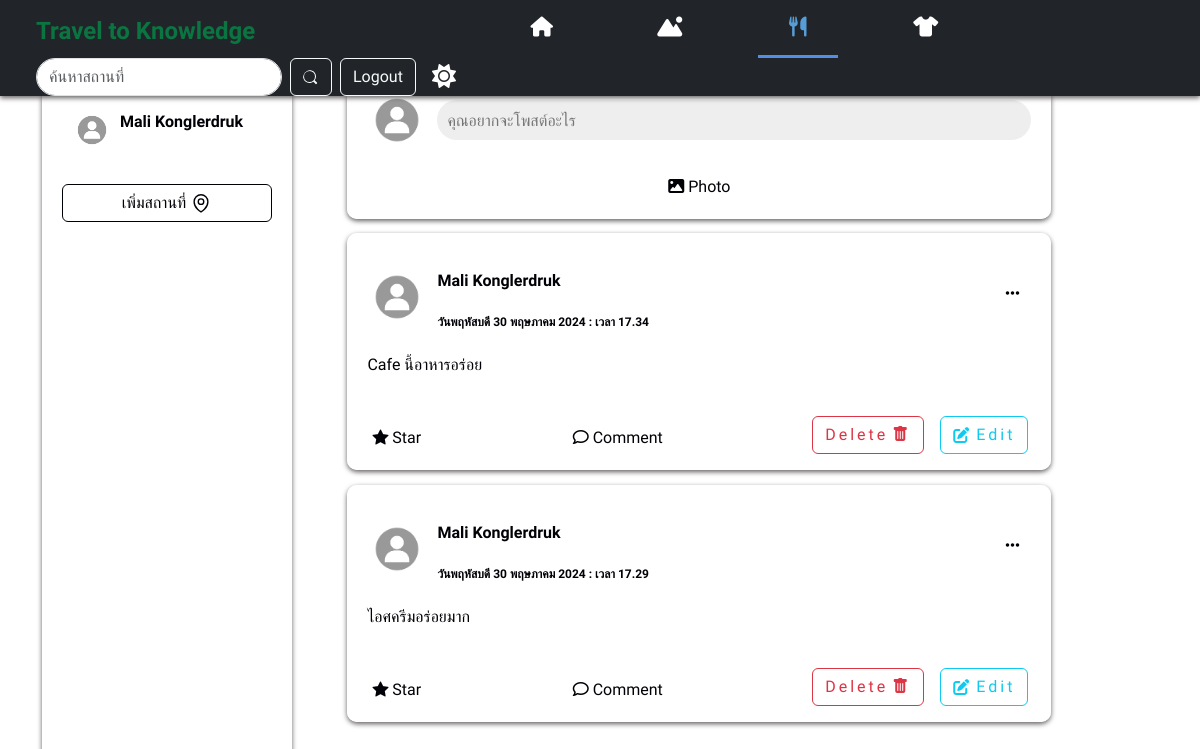
The page /foodpage.php (signed in) on the database its author committed.
### tables this page shows
CREATE TABLE `users` (
  `id` int(10) NOT NULL,
  `userid` bigint(19) NOT NULL,
  `url_address` varchar(100) NOT NULL,
  `email` varchar(255) NOT NULL,
  `password` varchar(255) NOT NULL,
  `first_name` varchar(255) NOT NULL,
  `last_name` varchar(255) NOT NULL,
  `urole` varchar(255) NOT NULL,
  `profile_image` varchar(1000) NOT NULL,
  `cover_image` varchar(1000) NOT NULL,
  `created_at` timestamp NOT NULL DEFAULT CURRENT_TIMESTAMP ON UPDATE CURRENT_TIMESTAMP
);

CREATE TABLE `posts` (
  `id` bigint(19) NOT NULL,
  `postid` bigint(19) NOT NULL,
  `user_id` bigint(19) NOT NULL,
  `post` text NOT NULL,
  `image` varchar(500) NOT NULL,
  `comments` int(11) NOT NULL,
  `category` varchar(255) DEFAULT NULL,
  `location_name` varchar(255) DEFAULT NULL,
  `likes` int(11) NOT NULL DEFAULT '0',
  `has_image` tinyint(1) NOT NULL,
  `date` timestamp NOT NULL DEFAULT CURRENT_TIMESTAMP,
  `update_date` datetime DEFAULT NULL ON UPDATE CURRENT_TIMESTAMP,
  `is_profile_image` tinyint(1) NOT NULL,
  `is_cover_image` tinyint(1) NOT NULL,
  `status` varchar(255) NOT NULL,
  `countreport` int(255) NOT NULL
);

### post.php (called while the page is built, shortened)
<?php
require_once 'config/db.php';
require_once 'user.php';
class Post
{
    public function i_own_post($postid,$user_login)
    {
        global $conn;
        $query = $conn->prepare("SELECT * FROM posts WHERE postid = :postid  LIMIT 1");
        $query->bindParam(":postid", $postid,PDO::PARAM_INT);
        $query->execute();
        $result = $query->fetch(PDO::FETCH_ASSOC);
        if(is_array($result))
        {
            if($result['user_id'] == $user_login)
            {
                return true;
            }
        }
        return false;
    }
    public function getAllPosts()
{
    global $conn;
    $query = $conn->prepare("SELECT * FROM posts ORDER BY date DESC");
    $query->execute();
    $result = $query->fetchAll(PDO::FETCH_ASSOC);
    return $result;
}
}

### user.php (called while the page is built, shortened)
<?php
require_once 'config/db.php';
class User
{
public function getUsers($id)
{
    global $conn;
    $query = $conn->prepare("SELECT * FROM users WHERE userid = :id LIMIT 1");
    $query->bindParam(":id", $id, PDO::PARAM_INT);
    $query->execute();
    $result = $query->fetch(PDO::FETCH_ASSOC);
    if ($result) {
        return $result;
    } else {
        return false;
    }
}
}
?>

### function.php (the view, shortened to what this page needs)
<?php
require_once 'autoload.php';
if (isset($_SESSION['user_login'])) {
  $user_session_id = $_SESSION['user_login'];
  $stmt = $conn->prepare("SELECT * FROM users WHERE id = :user_session_id");
  $stmt->bindParam(':user_session_id', $user_session_id);
  $stmt->execute();
  $row = $stmt->fetch(PDO::FETCH_ASSOC);
  if ($row) {
    $user_id = $row['userid'];
  } else {
    $_SESSION['error'] = 'ผู้ใช้ไม่ถูกต้อง';
    header('location: logout.php');
    exit();
  }
} else {
  $_SESSION['error'] = 'กรุณาเข้าสู่ระบบ!!';
  header('location: login.php');
  exit();
}
?>
<div class="post">
  <?php
  $image = "images/istockphoto-1337144146-612x612.jpg";
  ?>
  <div class="post-top">
    <div class="mt-2 dp">
      <img class="img-fluid col-sm-12 col-md col-lg col-xl" src="<?php echo $image ?>" type="images" alt="">
    </div>
    <div class="post-info">
      <p class="name font-weight-bolder mt-3">
        <a href="./Profilepage.php" class="nav-link">
          <?php echo $ROW_USER['first_name'] . " " . $ROW_USER['last_name'] ?>
        </a>
      </p>
      <span class="time">
        <?php
        $timestamp = strtotime($ROW['date']);
        $dayOfWeekEnglish = strftime('%A', $timestamp);
        $monthOfYearEnglish = strftime('%B', $timestamp);
        $dayOfWeekThaiMap = [
          'Sunday' => 'วันอาทิตย์',
          'Monday' => 'วันจันทร์',
          'Tuesday' => 'วันอังคาร',
          'Wednesday' => 'วันพุธ',
          'Thursday' => 'วันพฤหัสบดี',
          'Friday' => 'วันศุกร์',
          'Saturday' => 'วันเสาร์'
        ];
        $monthOfYearThaiMap = [
          'January' => 'มกราคม',
          'February' => 'กุมภาพันธ์',
          'March' => 'มีนาคม',
          'April' => 'เมษายน',
          'May' => 'พฤษภาคม',
          'June' => 'มิถุนายน',
          'July' => 'กรกฎาคม',
          'August' => 'สิงหาคม',
          'September' => 'กันยายน',
          'October' => 'ตุลาคม',
          'November' => 'พฤศจิกายน',
          'December' => 'ธันวาคม'
        ];
        $dayOfWeekThai = $dayOfWeekThaiMap[$dayOfWeekEnglish] ?? $dayOfWeekEnglish;
        $monthOfYearThai = $monthOfYearThaiMap[$monthOfYearEnglish] ?? $monthOfYearEnglish;
        $formattedDate = $dayOfWeekThai . strftime(' %e ', $timestamp) . $monthOfYearThai . strftime(' %Y : เวลา %H.%M', $timestamp);
        echo $formattedDate;
        ?>
      </span>
    </div>
    <div class="posts" data-postid="<?php echo $ROW['postid']; ?>">
      <i class="fa-solid fa-ellipsis" id="toggle-dropdown"></i>
    </div>
  </div>
  <div class="post-content">
    <?php echo $ROW['post'] ?>
    <br><br>
  </div>
  <div class="post-bottom">
    <div class="action">
      <i class="bi bi-star-fill"></i>
      <span>Star</span>
    </div>
    <div class="action">
      <i class="far fa-comment"></i>
      <span>Comment</span>
    </div>
    <div class="containericon d-flex align-content-center">
      <?php
      $post = new Post();
      if ($post->i_own_post($ROW['postid'], $user_id)) {
        echo "
        <a href='delete.php?id=$ROW[postid]'class='btn-post btn btn-outline-danger mx-2 d-flex edit-btn'>
        <div  style='font-size: 16px;'>Delete</div>
        <i class='bi bi-trash-fill  '></i>
        </a>
        <a href='edit.php?id=$ROW[postid]'class='btn-post d-flex btn btn-outline-info mx-2 edit-btn' style='text-decoration: none;'>
        <i class='fa-solid fa-pen-to-square '></i>
        <div  style='font-size: 16px;'>Edit</div>
        </a>
        ";
      }
      ?>
    </div>
  </div>
</div>

### foodpage.php (shortened to what this page needs)
<?php
require_once 'autoload.php';
include "header.php";
?>
<body class="backgrounds">
    <header class="pt-1 px-4 w-100 navbar-expand-xl bg-dark shadows fixed-top">
        <?php
        if (isset($_SESSION['user_login'])) {
            $user_session_id = $_SESSION['user_login'];
            $stmt = $conn->prepare("SELECT * FROM users WHERE id = :user_session_id");
            $stmt->bindParam(':user_session_id', $user_session_id);
            $stmt->execute();
            $row = $stmt->fetch(PDO::FETCH_ASSOC);
        } else {
            $_SESSION['error'] = 'กรุณาเข้าสู่ระบบ!!';
            header('location: login.php');
            exit();
        }
        $post = new Post();
        $posts = $post->getAllPosts();
        ?>
        <div
            class="container-fluid d-flex flex-wrap align-items-center justify-content-center justify-content-sm-start justify-content-start ">
            <div class="logo text-left col-12 col-lg-auto"><a href="./main.php" class="nav-link">Travel to Knowledge</a>
            </div>
            <ul class="nav col-12 col-lg-auto me-lg-auto mb-2 justify-content-center mb-md-0 navbars">
                <li><a href="./main.php"
                        class="nav-link px-2 <?php echo basename($_SERVER['PHP_SELF']) == 'main.php' ? 'active' : ''; ?>"><i
                            class="fa fa-home"></i></a></li>
                <li><a href="./travel.php"
                        class="nav-link px-2 <?php echo basename($_SERVER['PHP_SELF']) == 'travel.php' ? 'active' : ''; ?>"><i
                            class="fa-solid fa-mountain-sun"></i></a></li>
                <li><a href="./foodpage.php"
                        class="nav-link px-2 <?php echo basename($_SERVER['PHP_SELF']) == 'foodpage.php' ? 'active' : ''; ?>"><i
                            class="fa-solid fa-utensils"></i></a></li>
                <li><a href="./clothing.php"
                        class="nav-link px-2 <?php echo basename($_SERVER['PHP_SELF']) == 'shirt.php' ? 'active' : ''; ?>"><i
                            class="fa-solid fa-shirt"></i></a></li>
            </ul>
            <div class="collapse navbar-collapse w-auto " id="navbarSupportedContent">
                <form class="d-flex mt-3 mt-lg-0 ms-auto" role="search" action="search.php" method="POST">
                    <input class="form-control me-2 rounded-pill" type="search" placeholder="ค้นหาสถานที่"
                        aria-label="Search" name="search" id="search" autocomplete="off" required>
                    <button class="btn btn-outline-light me-2" type="submit" name="submit"></button>
                </form>
                <div class="text-center">
                    <button type="button" class="btn btn-outline-light"><a class="nav-link" href="./logout.php"
                            id="logout">Logout</a></button>
                </div>
                <div class="icon text-white me-2 px-3"><i class="fa-solid fa-sun" id="theme"></i></div>
            </div>
        </div>
    </header>
    <div class="container ">
        <div class="left-panel">
            <ul>
                <li>
                    <div class="dp">
                        <?php
                        $corner_image = "images/istockphoto-1337144146-612x612.jpg";
                        ?>
                        <img src="<?php echo $corner_image ?>" id="profile_pic">
                    </div>
                    <a href="./Profilepage.php" class="nav-link ms-2">
                        <p style="font-weight:700;"><?php echo $row['first_name'] . " " . $row['last_name'] ?></p>
                    </a>
                </li>
                <div class="mt-3">
                    <button class="btn location btn-outline-light w-100 mt-2" data-bs-target="#AddlocationModal"
                        data-bs-toggle="modal" data-bs-dismiss="modal">
                        <div class="icons h-25 w-100 d-flex align-items-center justify-content-center">
                            <div class="text-center" style="font-size:16px;">เพิ่มสถานที่</div>
                        </div>
                    </button>
                </div>
            </ul>
        </div>
        <div class="container-post">
            <div class="post create" style="margin-top:70px;">
                <div class="post-top">
                    <div class="dp">
                        <img src="<?php echo $corner_image ?>" type="images" alt="">
                    </div>
                    <input type="text" placeholder="คุณอยากจะโพสต์อะไร" data-bs-toggle="modal"
                        data-bs-target="#postModal" readonly style="cursor: pointer;" />
                </div>
            </div>
            <div class="post-bottom">
                <div class="action mx-auto">
                    <i class="fa fa-image"></i>
                    <span>Photo</span>
                </div>
            </div>
        </div>
        <?php
           if ($posts) {
            $stmt = $conn->prepare("SELECT * FROM posts WHERE category = :category ORDER BY date DESC");
           $stmt->bindParam(':category', $category);
           $stmt->execute();
           $posts = $stmt->fetchAll(PDO::FETCH_ASSOC);
            foreach ($posts as $ROW) {
                if(!empty($ROW['location_name']))
                {
                    $user = new User();
                $ROW_USER = $user->getUsers($ROW['user_id']);
                include 'function.php';
                }elseif($ROW['status'] === 'approved')
                {
                    $user = new User();
                $ROW_USER = $user->getUsers($ROW['user_id']);
                include 'function.php';
                };
            }
        }
            ?>
    </div>
</body>
</html>

### style/main.css (style rules this page uses)
* { margin: 0; padding: 0; box-sizing: border-box; font-family: "Prompt", sans-serif; }
.backgrounds { background-color: var(--primary-color); }
ul li { padding-left: 3rem; }
.icon { font-size: 1.5rem; cursor: pointer; }
.shadows { box-shadow: 0px 2px 5px rgb(100, 96, 96); }
:root { --primary-color: #fff; --secondary-color: #000106; }
.light-theme { --primary-color: #eee; --secondary-color: #000106; --three-color: #fffffff8; --four-color: #817f7f; }
.navbars li a { width: 5rem; text-align: center; font-size: 1.25rem; color: white; height: 3.4rem; }
.navbars li a.active { color: rgb(87, 157, 214); position: relative; }
.navbars li a.active::after { content: ""; width: 100%; height: 3px; position: absolute; bottom: 0; left: 0; background: rgb(83, 142, 230); }
.logo { font-family: "Kavoon", cursive; font-size: 1.5rem; color: #0b7542; align-items: center; text-align: center; text-decoration: solid; font-weight: bold; margin-right: auto; }
.container { display: grid; grid-template-columns: 1fr 3fr; gap: 1rem; }
.container .left-panel { position: sticky; top: 70px; width: 250px; height: calc(100vh - 70px); }
.left-panel { color: var(--secondary-color); position: fixed; top: 70px; width: 250px; height: calc(100vh - 70px); background-color: var(--three-color); padding: 20px; box-shadow: 0px 2px 5px rgb(100, 96, 96); border-radius: 10px; margin-top: 4.375rem; }
.dp { width: 40px; height: 40px; border-radius: 50%; overflow: hidden; }
.dp > img { width: 100%; cursor: pointer; }
.left-panel ul { padding: 10px 0px; list-style: none; }
.left-panel ul li { display: flex; align-items: center; transition: 0.3s; border-radius: 5px; cursor: pointer; padding: 10px; }
#navbarSupportedContent { flex-grow: 0; }
.bi { cursor: pointer; border-radius: 8px; transition: background-color 0.3s; }
button { font-size: 16px; }
button .icon { width: 22px; height: 22px; }
.btn.location { color: var(--secondary-color); border: 1px solid var(--secondary-color); }
button .icons { gap: 4px; }
.fa-image::before { width: 30px; height: 30px; }

### style/post.css (style rules this page uses)
:root { --primary-color: #fff; --secondary-color: #000106; }
.light-theme { --primary-color: #ffffff; --secondary-color: #000106; --three-color: #fffffff8; --four-color: #817f7f; --five-color:#352F44; }
.post { width: 44rem; background:var(--three-color); border-radius:10px; padding:10px; margin:0.9rem; box-shadow: 0px 2px 5px rgb(100, 96, 96); }
.post .post-top { display:flex; align-items: center; padding:10px; }
.post .post-top .posts { margin-left: auto; padding:0 12px ; position: relative; width: 100%; max-width: 200px; }
.post .post-top .posts .fa-ellipsis { display: flex; justify-content: end; }
.post .post-top .dp { width:60px; height:60px; border-radius: 50%; overflow:hidden; }
.post .post-top .dp > img { width:100%; cursor:pointer; }
.post .post-top .post-info { margin-left:10px; font-weight: bold; }
.post .post-top .post-info .name { cursor:pointer; font-size:16px; }
.post .post-top .post-info .time { font-size:12px; cursor:pointer; }
.post .post-top i { cursor: pointer; color: #000; }
.post .post-top .posts i.fa-solid { cursor: poiner; color: var(--secondary-color); }
.post .post-top > input { height:40px; padding:5px 10px; border-radius:25px; outline:none; border:none; flex:1; background:#eee; margin-left:10px; }
.post .post-content { font-size:16px; font-weight:normal; padding:10px; }
.post .post-bottom { box-shadow: 1px solid #ddd; display:flex; justify-content: space-between; padding:5px 5px 0px 5px; color: var(--secondary-color); }
.post .post-bottom .action { padding:10px; border-radius:10px; transition: .3s ease-in; cursor: pointer; }
.post.create .post-bottom > .action { color:var(--secondary-color); }
.post-info { color: var(--secondary-color); }
.post-content { color: var(--secondary-color); }
.edit-btn { height: 38px; justify-content: center; display: flex; align-items: center; }
.btn-post>i { font-size: 16px; }
.btn-post { align-items: center; justify-content: center; gap: 2px; }

### style/changeprofile.css (style rules this page uses)
* { margin: 0; padding: 0; box-sizing: border-box; }
.bi { cursor: pointer; border-radius: 8px; transition: background-color 0.3s; }

### function.php (style rules this page uses)
* { margin: 0; padding: 0; box-sizing: border-box; font-family: "Prompt", sans-serif; }
.edit-btn { height: 38px; display: flex; justify-content: center; align-items: center; gap: 4px; letter-spacing: 3px; }

### rows shown on the page
users: first_name "Mali", last_name "Konglerdruk"
posts: users.first_name "Mali", users.last_name "Konglerdruk", date "วันพฤหัสบดี 30 พฤษภาคม 2024 : เวลา 17.34", post "Cafe นี้อาหารอร่อย"
posts: users.first_name "Mali", users.last_name "Konglerdruk", date "วันพฤหัสบดี 30 พฤษภาคม 2024 : เวลา 17.29", post "ไอศครีมอร่อยมาก"
